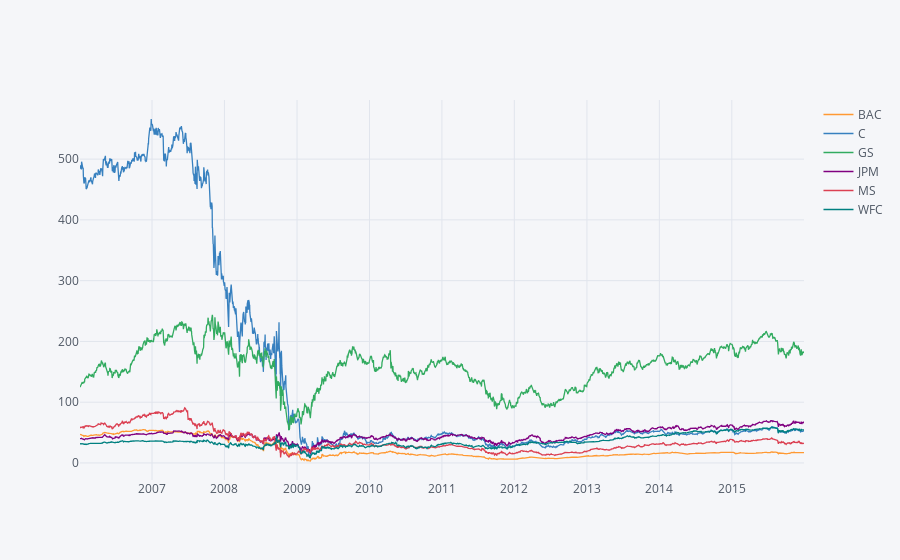

The notebook cell saved with this chart:
### Code cell
bank_stocks.xs('Open',level=1,axis=1).iplot()

### Figure 1 — Plotly figure (JSON) as saved in the notebook; plotly's stock layout.template omitted (floating-point values rounded to 4 significant figures; data arrays with more than 128 entries replaced by an {"elided": "..."} marker saying what was removed)
{"data": [{"line": {"color": "rgba(255, 153, 51, 1.0)", "dash": "solid", "width": 1.3}, "mode": "lines", "name": "BAC", "text": "", "type": "scatter", "x": {"elided": "2517 str values"}, "y": {"elided": "2517 float values"}}, {"line": {"color": "rgba(55, 128, 191, 1.0)", "dash": "solid", "width": 1.3}, "mode": "lines", "name": "C", "text": "", "type": "scatter", "x": {"elided": "2517 str values"}, "y": {"elided": "2517 float values"}}, {"line": {"color": "rgba(50, 171, 96, 1.0)", "dash": "solid", "width": 1.3}, "mode": "lines", "name": "GS", "text": "", "type": "scatter", "x": {"elided": "2517 str values"}, "y": {"elided": "2517 float values"}}, {"line": {"color": "rgba(128, 0, 128, 1.0)", "dash": "solid", "width": 1.3}, "mode": "lines", "name": "JPM", "text": "", "type": "scatter", "x": {"elided": "2517 str values"}, "y": {"elided": "2517 float values"}}, {"line": {"color": "rgba(219, 64, 82, 1.0)", "dash": "solid", "width": 1.3}, "mode": "lines", "name": "MS", "text": "", "type": "scatter", "x": {"elided": "2517 str values"}, "y": {"elided": "2517 float values"}}, {"line": {"color": "rgba(0, 128, 128, 1.0)", "dash": "solid", "width": 1.3}, "mode": "lines", "name": "WFC", "text": "", "type": "scatter", "x": {"elided": "2517 str values"}, "y": {"elided": "2517 float values"}}], "layout": {"legend": {"bgcolor": "#F5F6F9", "font": {"color": "#4D5663"}}, "paper_bgcolor": "#F5F6F9", "plot_bgcolor": "#F5F6F9", "titlefont": {"color": "#4D5663"}, "xaxis1": {"gridcolor": "#E1E5ED", "showgrid": true, "tickfont": {"color": "#4D5663"}, "title": "", "titlefont": {"color": "#4D5663"}, "zerolinecolor": "#E1E5ED"}, "yaxis1": {"gridcolor": "#E1E5ED", "showgrid": true, "tickfont": {"color": "#4D5663"}, "title": "", "titlefont": {"color": "#4D5663"}, "zerolinecolor": "#E1E5ED"}}}
